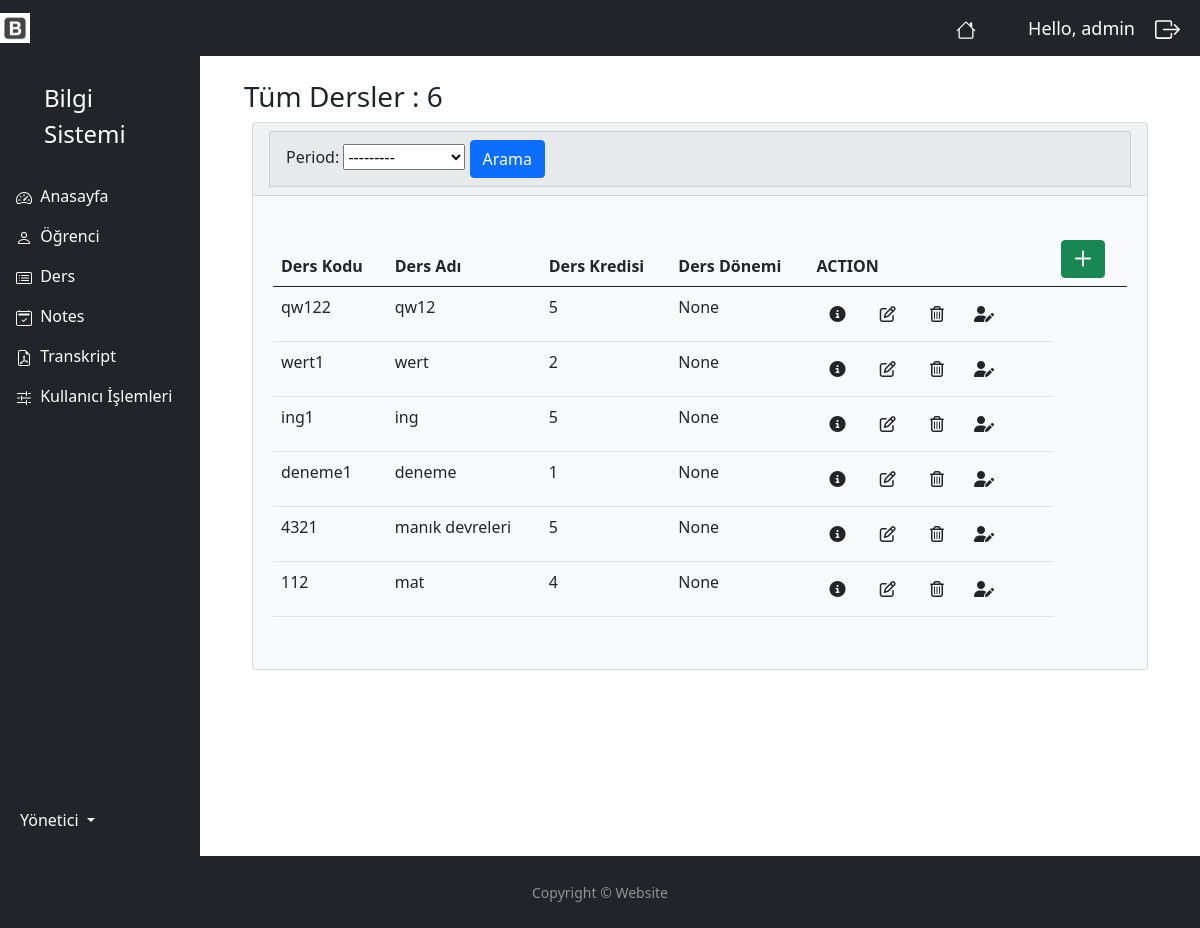
The page /lessons/ (signed in) on the database as committed earlier.
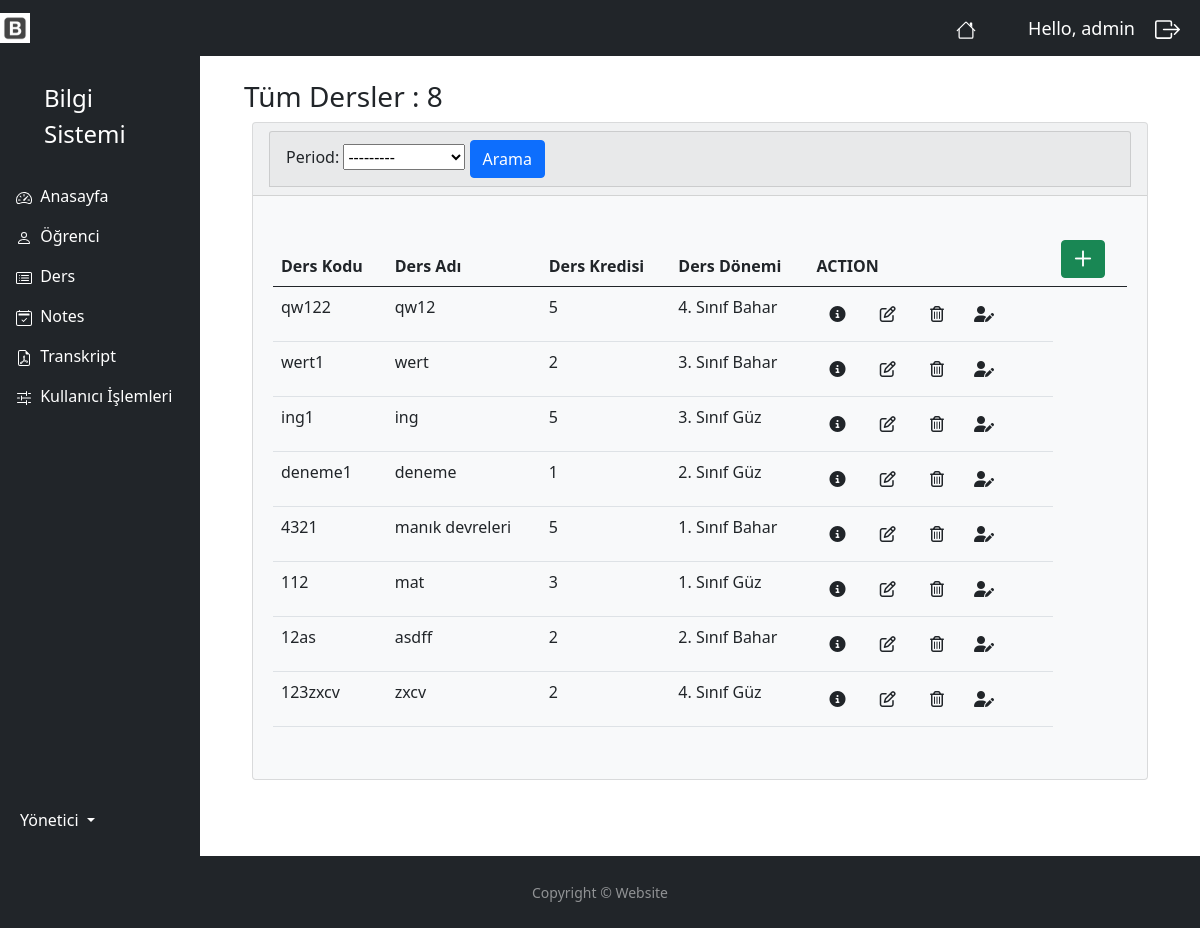
The same page on the database as committed later.
### myapp/models.py (models this page shows, shortened)
class Lesson(models.Model):
    lcode = models.CharField(blank=True, max_length=50)
    lname = models.CharField(blank=True, max_length=50)
    lcredit = models.IntegerField(blank=True, null=True)
    period = models.ForeignKey(Period, null=True, on_delete=models.SET_NULL)
    student = models.ManyToManyField(Student)

class Period(models.Model):
    name = models.CharField(max_length=20, null=True)
    def __str__(self):
        return self.name

### myapp/decorators.py (the view)
        def wrapper_func(request, *args, **kwargs):
            group =None
            if request.user.groups.exists():
                group = request.user.groups.all()[0].name
            if group in allowed_roles:
                return view_func(request, *args, **kwargs)
            else:
                return HttpResponse('You are not authorized to view this page')

### myapp/views.py (called while the page is built)
@login_required(login_url='login')
@allowed_users(allowed_roles=['admin'])
def lessons(request):
    lessons = Lesson.objects.all()
    lesson_count = lessons.count()
    myFilter = LessonFilter(request.GET, queryset=lessons)
    lessons = myFilter.qs
    total_lesson = lessons.count()
    context = {
        'lessons':lessons,
        'lesson_count':lesson_count,
        'total_lesson':total_lesson,
        'myFilter':myFilter,
    }
    return  render(request, 'accounts/lesson_view.html', context)

### myapp/templates/accounts/lesson_view.html (shortened to what this page needs)
{% extends 'accounts/main.html' %}
{% block content %}
<div class="container-fluid">
    <h3 class="m-2">Tüm Dersler : {{ lesson_count }}</h3>
    <div class="row">
        <div class="col-12">
            <div class="card bg-light ms-3 me-3 mb-3">
                <div class="card-header">
                    <div class="col">
                        <div class="card card-header">
                            <form method="get">
                                {{ myFilter.form }}
                                <button class="btn btn-primary" type="submit">Arama</button>
                            </form>
                        </div>
                    </div>
                </div>
                {% if lessons %}
                <div class="card-body m-1">
                    <p class="card-text">
                        <div class="table-responsive">
                            <table class="table table-hover">
                                <thead>
                                    <tr>
                                        <th scope="col">Ders Kodu</th>
                                        <th scope="col">Ders Adı</th>
                                        <th scope="col">Ders Kredisi</th>
                                        <th scope="col">Ders Dönemi</th>
                                        <th scope="col">ACTION</th>
                                        <th scope="col">
                                            <a class="btn btn-success me-1" href="{% url 'lesson_add' %}">
                                                <i class="fa-regular fa-plus fa-lg"></i>
                                            </a>
                                        </th>
                                    </tr>
                                </thead>
                                <tbody>
                                   {% for i in lessons %}
                                    <tr>
                                        <td>{{ i.lcode }}</td>
                                        <td>{{ i.lname }}</td>
                                        <td>{{ i.lcredit }}</td>
                                        <td>{{ i.period }}</td>
                                        <td>
                                            <button type="button" class="btn me-1" href="{% url 'lesson_view' i.id %}" data-bs-toggle="modal" data-bs-target="#myModal{{ i.id }}">
                                                <i class="fa-solid fa-circle-info"></i>
                                            </button>
                                            <a class="btn btn me-1" href="{% url 'lesson_edit' i.id %}">
                                                <i class="fa-regular fa-pen-to-square"></i>
                                            </a>
                                            <button type="button" class="btn " data-bs-toggle="modal" data-bs-target="#delete{{ i.id }}">
                                                <i class="fa-regular fa-trash-can"></i>
                                            </button>
                                            <a class="btn btn me-1" href="{% url 'lesson_period' i.id %}">
                                                <i class="fa-solid fa-user-pen"></i>
                                            </a>
                                        </td>
                                    </tr>
                                    {% endfor %}
                                </tbody>
                            </table>
                        </div>
                    </p>
                </div>
            </div>
                {% else %}
                    <p></p>
                    <h5 class="alert alert-primary ms-4 me-4">Ders Kaydı Yok</h5>
                {% endif %}
        </div>
    </div>
</div>
{% endblock content %}

### myapp/templates/accounts/main.html (shortened to what this page needs)
{% load static %}
<!DOCTYPE html>
<html lang="en">
<head>
    <link rel="stylesheet" href="https://cdnjs.cloudflare.com/ajax/libs/font-awesome/6.1.2/css/all.min.css">
    <link rel="stylesheet" type="text/css" href="{% static '/css/main.css' %}">
    <link href="https://cdn.jsdelivr.net/npm/bootstrap@5.0.2/dist/css/bootstrap.min.css" rel="stylesheet">
    </head>
<body>
    {% include 'accounts/navbar.html' %}
    <div class="container-fluid">
        <div class="row flex-nowrap">
            {% include 'accounts/sidebar.html' %}
            <div class="col py-3">
                {% block content %}{% endblock content %}
            </div>
        </div>
    </div>
    {% include 'accounts/footer.html' %}
</body>
</html>

### myapp/templates/accounts/navbar.html (shortened to what this page needs)
{% load static %}
<nav class="navbar navbar-expand-lg navbar-dark bg-dark">
  <a href="{% url 'index' %}"><img  width="30" height="30" class="d-inline-block align-top" alt=""  src="{% static 'images/icon.jpeg' %}"></a>
    <span><a href="/" class="nav-link text-white align-middle px-5">
          </a>
    </span>
    <span class="hello-msg">Hello, {{ request.user }} </span>
    <span ><a  class="hello-msg " href="{% url 'logout' %}">
        </a>
    </span>
</nav>

### myapp/templates/accounts/sidebar.html (shortened to what this page needs)
        <div class="col-auto col-md-3 col-xl-2 px-sm-2 px-0 bg-dark">
            <div class="d-flex flex-column align-items-center align-items-sm-start px-2 pt-4 text-white min-vh-100">
                <a href="/" class="d-flex align-items-center pb-4 px-1 mb-md-0 me-md-auto text-white text-decoration-none">
                    <span class="fs-4 d-none ms-4 d-sm-inline">Bilgi Sistemi</span>
                </a>
                {% if request.user.is_staff %}
                <ul class="nav nav-pills flex-column mb-sm-auto mb-0 align-items-center align-items-sm-start" id="menu">
                    <li class="nav-item">
                        <a href="/" class="nav-link text-white align-middle px-0">
                             <span class="ms-1 d-none d-sm-inline">Anasayfa</span>
                        </a>
                    </li>
                    <li>
                        <a href="#submenu1" data-bs-toggle="collapse" class="nav-link text-white px-0 align-middle">
                             <span class="ms-1 d-none d-sm-inline">Öğrenci</span> </a>
                    </li>
                    <li>
                        <a href="#submenu2" data-bs-toggle="collapse" class="nav-link text-white px-0 align-middle ">
                             <span class="ms-1 d-none d-sm-inline">Ders</span></a>
                    </li>
                    <li>
                        <a href="#submenu3" data-bs-toggle="collapse" class="nav-link text-white px-0 align-middle">
                             <span class="ms-1 text-white d-none d-sm-inline">Notes</span> </a>
                    </li>
                    <li>
                        <a href="#submenu4" data-bs-toggle="collapse" class="nav-link text-white px-0 align-middle ">
                            <span class="ms-1 d-none d-sm-inline">Transkript</span></a>
                    </li>
                    <li>
                        <a href="#" class="nav-link px-0 text-white align-middle">
                             <span class="ms-1 d-none d-sm-inline">Kullanıcı İşlemleri</span> </a>
                    </li>
                </ul>
                <div class="dropdown pb-4">
                    <a href="#" class="d-flex align-items-center text-white text-decoration-none dropdown-toggle" id="dropdownUser1" data-bs-toggle="dropdown" aria-expanded="false">
                        <span class="d-none d-sm-inline mx-1">Yönetici</span>
                    </a>
                </div>
                {% endif %}
            </div>
        </div>

### myapp/templates/accounts/footer.html (shortened to what this page needs)
  <footer id="sticky-footer" class="flex-shrink-0 py-4 bg-dark text-white-50">
    <div class="container text-center">
      <small>Copyright &copy; Website</small>
    </div>
  </footer>

### static/css/main.css (style rules this page uses)
body { background-color: #ebeff5; }

### myapp/templates/accounts/navbar.html (style rules this page uses)
.hello-msg { font-size: 18px; color: #fff; margin-right: 20px; }

### myapp/templates/accounts/footer.html (style rules this page uses)
html, body { height: 100%; }

Rows that differ between the two databases and show on the page:
changed Lesson "qw122": period "None" → "4. Sınıf Bahar"
computed for Lesson "wert1": period "None" → "3. Sınıf Bahar"
changed Lesson "ing1": period "None" → "3. Sınıf Güz"
changed Lesson "deneme1": period "None" → "2. Sınıf Güz"
changed Lesson "manık devreleri": period "None" → "1. Sınıf Bahar"
changed Lesson "mat": lcredit "4" → "3"; period "None" → "1. Sınıf Güz"
added Lesson: lcode "12as", lname "asdff", lcredit "2", period "2. Sınıf Bahar"
added Lesson: lcode "123zxcv", lname "zxcv", lcredit "2", period "4. Sınıf Güz"
Other text that changed with them:
{{ lesson_count }}: "6" → "8"
